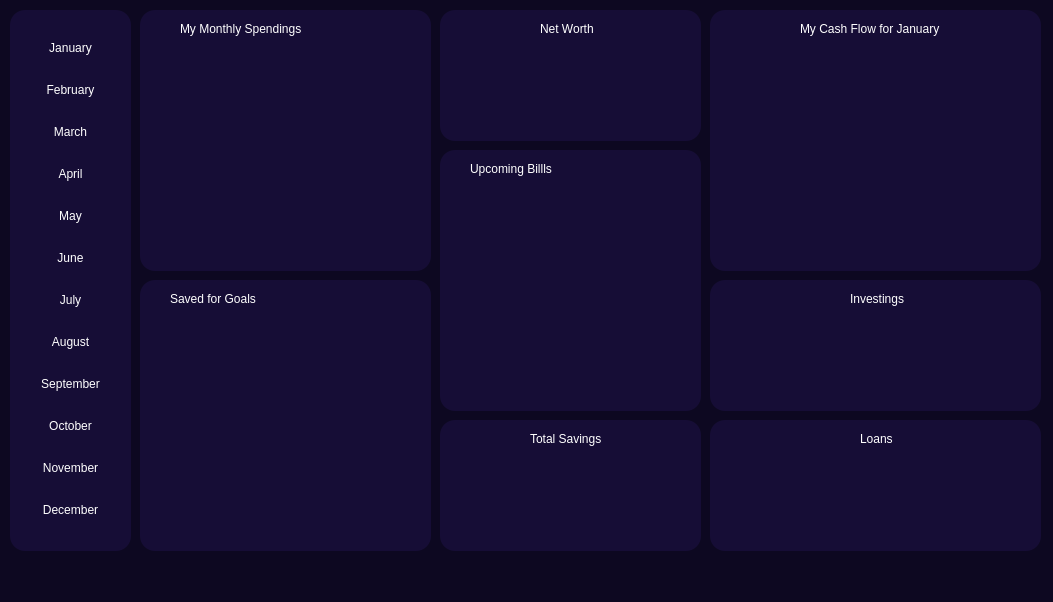
<?xml version="1.0" encoding="UTF-8"?>
<ui version="4.0">
 <class>MainWindow</class>
 <widget class="QMainWindow" name="MainWindow">
  <property name="geometry">
   <rect>
    <x>0</x>
    <y>0</y>
    <width>1053</width>
    <height>602</height>
   </rect>
  </property>
  <property name="windowTitle">
   <string>MainWindow</string>
  </property>
  <property name="styleSheet">
   <string notr="true">background-color: #0D0821;</string>
  </property>
  <widget class="QWidget" name="centralwidget">
   <widget class="QFrame" name="monthTabsFrame">
    <property name="geometry">
     <rect>
      <x>10</x>
      <y>10</y>
      <width>121</width>
      <height>541</height>
     </rect>
    </property>
    <property name="styleSheet">
     <string notr="true">background-color: #160D36;
border-radius: 15px;        /* rounds the corners */</string>
    </property>
    <property name="frameShape">
     <enum>QFrame::Shape::StyledPanel</enum>
    </property>
    <property name="frameShadow">
     <enum>QFrame::Shadow::Raised</enum>
    </property>
    <layout class="QVBoxLayout" name="verticalLayout">
     <item>
      <widget class="QPushButton" name="januaryButton">
       <property name="styleSheet">
        <string notr="true">QPushButton {
    color: White;
    font-size: 10pt &quot;Roboto&quot;;
    border-radius: 5px;
}

QPushButton:hover {
	color: #FF6100;
}
</string>
       </property>
       <property name="text">
        <string>January</string>
       </property>
      </widget>
     </item>
     <item>
      <widget class="QPushButton" name="februaryButton">
       <property name="styleSheet">
        <string notr="true">QPushButton {
    color: White;
    font-size: 10pt &quot;Roboto&quot;;
    border-radius: 5px;
}

QPushButton:hover {
	color: #FF6100;
}
</string>
       </property>
       <property name="text">
        <string>February</string>
       </property>
      </widget>
     </item>
     <item>
      <widget class="QPushButton" name="marchButton">
       <property name="styleSheet">
        <string notr="true">QPushButton {
    color: White;
    font-size: 10pt &quot;Roboto&quot;;
    border-radius: 5px;
}

QPushButton:hover {
	color: #FF6100;
}
</string>
       </property>
       <property name="text">
        <string>March</string>
       </property>
      </widget>
     </item>
     <item>
      <widget class="QPushButton" name="aprilButton">
       <property name="styleSheet">
        <string notr="true">QPushButton {
    color: White;
    font-size: 10pt &quot;Roboto&quot;;
    border-radius: 5px;
}

QPushButton:hover {
	color: #FF6100;
}
</string>
       </property>
       <property name="text">
        <string>April</string>
       </property>
      </widget>
     </item>
     <item>
      <widget class="QPushButton" name="mayButton">
       <property name="styleSheet">
        <string notr="true">QPushButton {
    color: White;
    font-size: 10pt &quot;Roboto&quot;;
    border-radius: 5px;
}

QPushButton:hover {
	color: #FF6100;
}
</string>
       </property>
       <property name="text">
        <string>May</string>
       </property>
      </widget>
     </item>
     <item>
      <widget class="QPushButton" name="juneButton">
       <property name="styleSheet">
        <string notr="true">QPushButton {
    color: White;
    font-size: 10pt &quot;Roboto&quot;;
    border-radius: 5px;
}

QPushButton:hover {
	color: #FF6100;
}
</string>
       </property>
       <property name="text">
        <string>June</string>
       </property>
      </widget>
     </item>
     <item>
      <widget class="QPushButton" name="julyButton">
       <property name="styleSheet">
        <string notr="true">QPushButton {
    color: White;
    font-size: 10pt &quot;Roboto&quot;;
    border-radius: 5px;
}

QPushButton:hover {
	color: #FF6100;
}
</string>
       </property>
       <property name="text">
        <string>July</string>
       </property>
      </widget>
     </item>
     <item>
      <widget class="QPushButton" name="augustButton">
       <property name="styleSheet">
        <string notr="true">QPushButton {
    color: White;
    font-size: 10pt &quot;Roboto&quot;;
    border-radius: 5px;
}

QPushButton:hover {
	color: #FF6100;
}
</string>
       </property>
       <property name="text">
        <string>August</string>
       </property>
      </widget>
     </item>
     <item>
      <widget class="QPushButton" name="septemberButton">
       <property name="styleSheet">
        <string notr="true">QPushButton {
    color: White;
    font-size: 10pt &quot;Roboto&quot;;
    border-radius: 5px;
}

QPushButton:hover {
	color: #FF6100;
}
</string>
       </property>
       <property name="text">
        <string>September</string>
       </property>
      </widget>
     </item>
     <item>
      <widget class="QPushButton" name="octoberButton">
       <property name="styleSheet">
        <string notr="true">QPushButton {
    color: White;
    font-size: 10pt &quot;Roboto&quot;;
    border-radius: 5px;
}

QPushButton:hover {
	color: #FF6100;
}
</string>
       </property>
       <property name="text">
        <string>October</string>
       </property>
      </widget>
     </item>
     <item>
      <widget class="QPushButton" name="novemberButton">
       <property name="styleSheet">
        <string notr="true">QPushButton {
    color: White;
    font-size: 10pt &quot;Roboto&quot;;
    border-radius: 5px;
}

QPushButton:hover {
	color: #FF6100;
}
</string>
       </property>
       <property name="text">
        <string>November</string>
       </property>
      </widget>
     </item>
     <item>
      <widget class="QPushButton" name="decemberButton">
       <property name="styleSheet">
        <string notr="true">QPushButton {
    color: White;
    font-size: 10pt &quot;Roboto&quot;;
    border-radius: 5px;
}

QPushButton:hover {
	color: #FF6100;
}
</string>
       </property>
       <property name="text">
        <string>December</string>
       </property>
      </widget>
     </item>
    </layout>
   </widget>
   <widget class="QFrame" name="spendingsFrame">
    <property name="geometry">
     <rect>
      <x>140</x>
      <y>10</y>
      <width>291</width>
      <height>261</height>
     </rect>
    </property>
    <property name="styleSheet">
     <string notr="true">background-color: #160D36;
border-radius: 15px;        /* rounds the corners */</string>
    </property>
    <property name="frameShape">
     <enum>QFrame::Shape::StyledPanel</enum>
    </property>
    <property name="frameShadow">
     <enum>QFrame::Shadow::Raised</enum>
    </property>
    <widget class="QLabel" name="monthlySpendingsLabel">
     <property name="geometry">
      <rect>
       <x>40</x>
       <y>10</y>
       <width>134</width>
       <height>17</height>
      </rect>
     </property>
     <property name="styleSheet">
      <string notr="true">color: White;
font-size: 10pt &quot;Roboto&quot;;
</string>
     </property>
     <property name="text">
      <string>My Monthly Spendings</string>
     </property>
    </widget>
    <widget class="QWidget" name="pieChartWidget" native="true">
     <property name="geometry">
      <rect>
       <x>10</x>
       <y>40</y>
       <width>271</width>
       <height>211</height>
      </rect>
     </property>
    </widget>
   </widget>
   <widget class="QFrame" name="savingsGoalsFrame">
    <property name="geometry">
     <rect>
      <x>140</x>
      <y>280</y>
      <width>291</width>
      <height>271</height>
     </rect>
    </property>
    <property name="styleSheet">
     <string notr="true">background-color: #160D36;
border-radius: 15px;        /* rounds the corners */</string>
    </property>
    <property name="frameShape">
     <enum>QFrame::Shape::StyledPanel</enum>
    </property>
    <property name="frameShadow">
     <enum>QFrame::Shadow::Raised</enum>
    </property>
    <widget class="QLabel" name="savedForGoalsLabel">
     <property name="geometry">
      <rect>
       <x>30</x>
       <y>10</y>
       <width>96</width>
       <height>17</height>
      </rect>
     </property>
     <property name="styleSheet">
      <string notr="true">color: White;
font-size: 10pt &quot;Roboto&quot;;
</string>
     </property>
     <property name="text">
      <string>Saved for Goals</string>
     </property>
    </widget>
   </widget>
   <widget class="QFrame" name="netWorthFrame">
    <property name="geometry">
     <rect>
      <x>440</x>
      <y>10</y>
      <width>261</width>
      <height>131</height>
     </rect>
    </property>
    <property name="styleSheet">
     <string notr="true">background-color: #160D36;
border-radius: 15px;        /* rounds the corners */</string>
    </property>
    <property name="frameShape">
     <enum>QFrame::Shape::StyledPanel</enum>
    </property>
    <property name="frameShadow">
     <enum>QFrame::Shadow::Raised</enum>
    </property>
    <widget class="QLabel" name="netWorthLabel">
     <property name="geometry">
      <rect>
       <x>100</x>
       <y>10</y>
       <width>60</width>
       <height>17</height>
      </rect>
     </property>
     <property name="styleSheet">
      <string notr="true">color: White;
font-size: 10pt &quot;Roboto&quot;;
</string>
     </property>
     <property name="text">
      <string>Net Worth</string>
     </property>
    </widget>
   </widget>
   <widget class="QFrame" name="billsFrame">
    <property name="geometry">
     <rect>
      <x>440</x>
      <y>150</y>
      <width>261</width>
      <height>261</height>
     </rect>
    </property>
    <property name="styleSheet">
     <string notr="true">background-color: #160D36;
border-radius: 15px;        /* rounds the corners */</string>
    </property>
    <property name="frameShape">
     <enum>QFrame::Shape::StyledPanel</enum>
    </property>
    <property name="frameShadow">
     <enum>QFrame::Shadow::Raised</enum>
    </property>
    <widget class="QLabel" name="billsLabel">
     <property name="geometry">
      <rect>
       <x>30</x>
       <y>10</y>
       <width>89</width>
       <height>17</height>
      </rect>
     </property>
     <property name="styleSheet">
      <string notr="true">color: White;
font-size: 10pt &quot;Roboto&quot;;
</string>
     </property>
     <property name="text">
      <string>Upcoming Billls</string>
     </property>
    </widget>
   </widget>
   <widget class="QFrame" name="totalSavingsFrame">
    <property name="geometry">
     <rect>
      <x>440</x>
      <y>420</y>
      <width>261</width>
      <height>131</height>
     </rect>
    </property>
    <property name="styleSheet">
     <string notr="true">background-color: #160D36;
border-radius: 15px;        /* rounds the corners */</string>
    </property>
    <property name="frameShape">
     <enum>QFrame::Shape::StyledPanel</enum>
    </property>
    <property name="frameShadow">
     <enum>QFrame::Shadow::Raised</enum>
    </property>
    <widget class="QLabel" name="totalSavingsLabel">
     <property name="geometry">
      <rect>
       <x>90</x>
       <y>10</y>
       <width>76</width>
       <height>17</height>
      </rect>
     </property>
     <property name="styleSheet">
      <string notr="true">color: White;
font-size: 10pt &quot;Roboto&quot;;
</string>
     </property>
     <property name="text">
      <string>Total Savings</string>
     </property>
    </widget>
   </widget>
   <widget class="QFrame" name="loansFrame">
    <property name="geometry">
     <rect>
      <x>710</x>
      <y>420</y>
      <width>331</width>
      <height>131</height>
     </rect>
    </property>
    <property name="styleSheet">
     <string notr="true">background-color: #160D36;
border-radius: 15px;        /* rounds the corners */</string>
    </property>
    <property name="frameShape">
     <enum>QFrame::Shape::StyledPanel</enum>
    </property>
    <property name="frameShadow">
     <enum>QFrame::Shadow::Raised</enum>
    </property>
    <widget class="QLabel" name="loansLabel">
     <property name="geometry">
      <rect>
       <x>150</x>
       <y>10</y>
       <width>34</width>
       <height>17</height>
      </rect>
     </property>
     <property name="styleSheet">
      <string notr="true">color: White;
font-size: 10pt &quot;Roboto&quot;;
</string>
     </property>
     <property name="text">
      <string>Loans</string>
     </property>
    </widget>
   </widget>
   <widget class="QFrame" name="invetingFrame">
    <property name="geometry">
     <rect>
      <x>710</x>
      <y>280</y>
      <width>331</width>
      <height>131</height>
     </rect>
    </property>
    <property name="styleSheet">
     <string notr="true">background-color: #160D36;
border-radius: 15px;        /* rounds the corners */</string>
    </property>
    <property name="frameShape">
     <enum>QFrame::Shape::StyledPanel</enum>
    </property>
    <property name="frameShadow">
     <enum>QFrame::Shadow::Raised</enum>
    </property>
    <widget class="QLabel" name="investingLabel">
     <property name="geometry">
      <rect>
       <x>140</x>
       <y>10</y>
       <width>60</width>
       <height>17</height>
      </rect>
     </property>
     <property name="styleSheet">
      <string notr="true">color: White;
font-size: 10pt &quot;Roboto&quot;;
</string>
     </property>
     <property name="text">
      <string>Investings</string>
     </property>
    </widget>
   </widget>
   <widget class="QFrame" name="cashFlowFrame">
    <property name="geometry">
     <rect>
      <x>710</x>
      <y>10</y>
      <width>331</width>
      <height>261</height>
     </rect>
    </property>
    <property name="styleSheet">
     <string notr="true">background-color: #160D36;
border-radius: 15px;        /* rounds the corners */</string>
    </property>
    <property name="frameShape">
     <enum>QFrame::Shape::StyledPanel</enum>
    </property>
    <property name="frameShadow">
     <enum>QFrame::Shadow::Raised</enum>
    </property>
    <widget class="QLabel" name="cashFlowLabel">
     <property name="geometry">
      <rect>
       <x>90</x>
       <y>10</y>
       <width>149</width>
       <height>17</height>
      </rect>
     </property>
     <property name="styleSheet">
      <string notr="true">color: White;
font-size: 10pt &quot;Roboto&quot;;
</string>
     </property>
     <property name="text">
      <string>My Cash Flow for January</string>
     </property>
    </widget>
   </widget>
  </widget>
  <widget class="QMenuBar" name="menubar">
   <property name="geometry">
    <rect>
     <x>0</x>
     <y>0</y>
     <width>1053</width>
     <height>21</height>
    </rect>
   </property>
  </widget>
  <widget class="QStatusBar" name="statusbar"/>
 </widget>
 <resources/>
 <connections/>
</ui>
